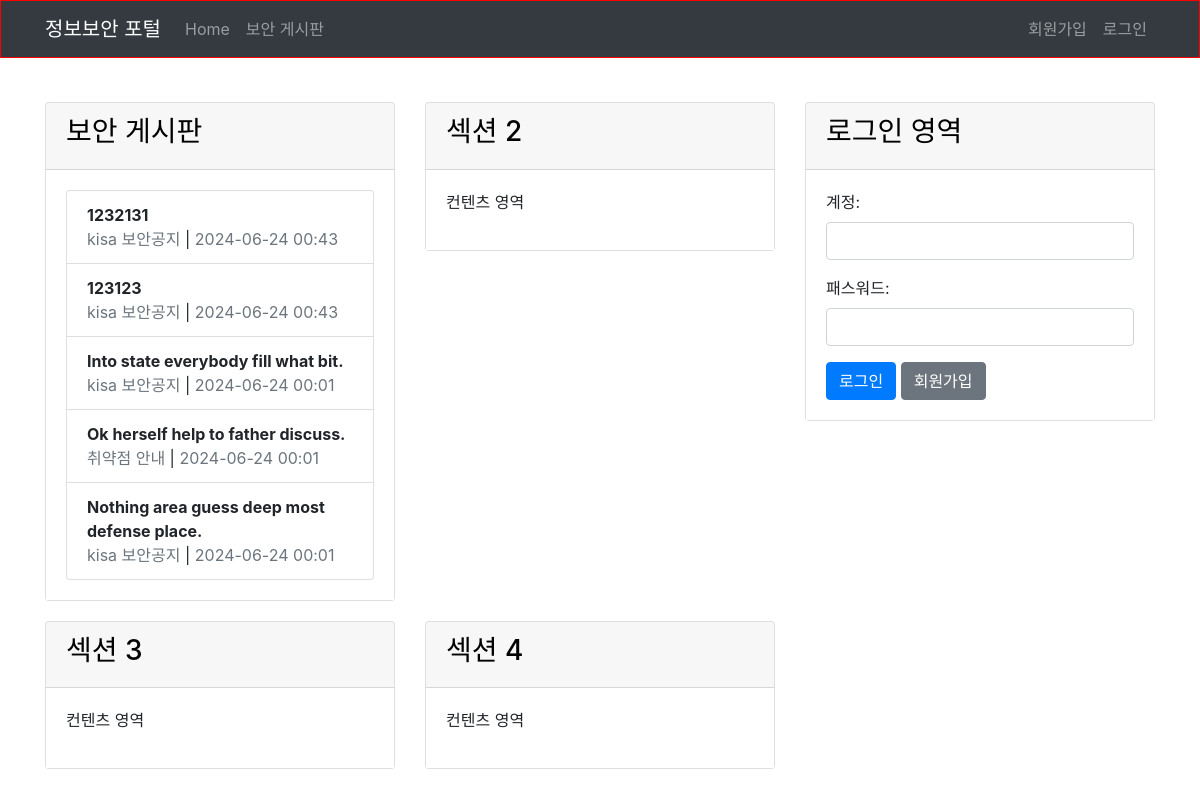
Before: / with the older database file.
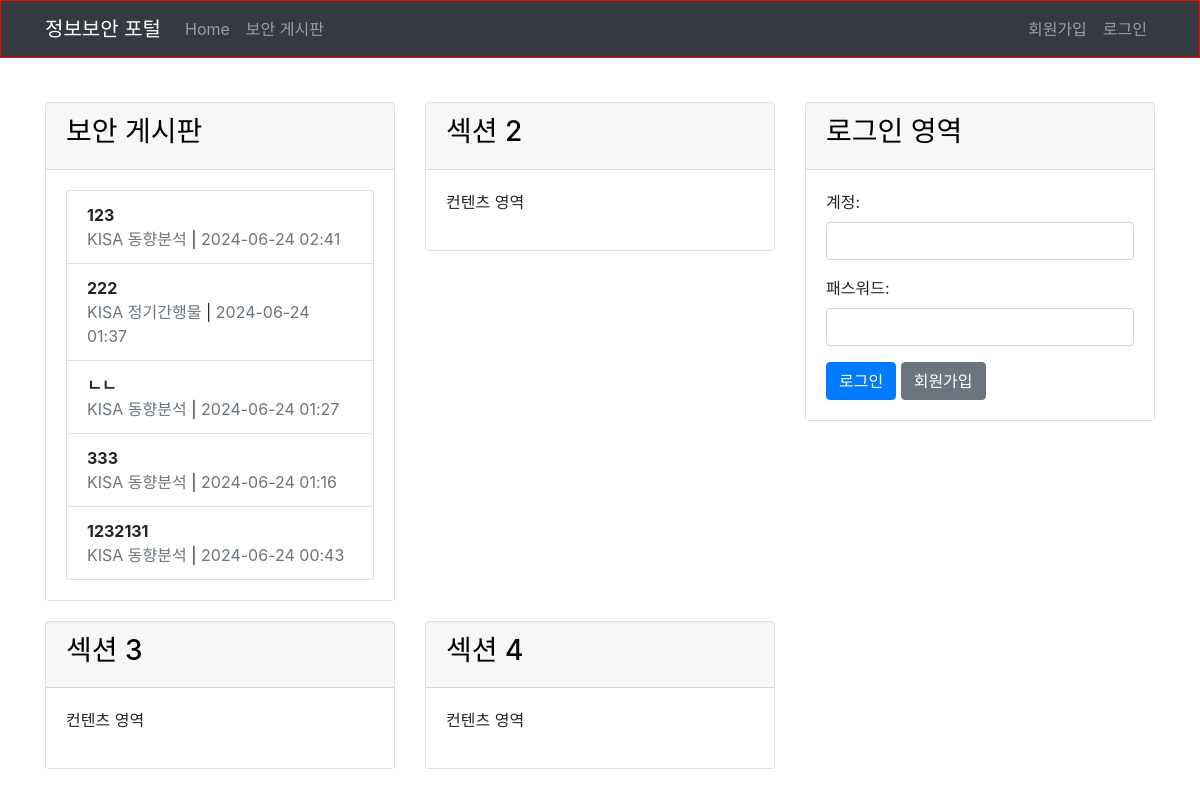
After: the same page with the newer database file.
### main/models.py (models this page shows, shortened)
class Post(models.Model):
    category = models.ForeignKey(Category, on_delete=models.CASCADE)
    title = models.CharField(max_length=200)
    author = models.CharField(max_length=100)
    content = models.TextField()
    created_at = models.DateTimeField(auto_now_add=True)
    views = models.IntegerField(default=0)
    attachment = models.FileField(upload_to='attachments/', null=True, blank=True)
    post_number = models.IntegerField(default=0)  # 게시물 번호 필드 추가

class Category(models.Model):
    name = models.CharField(max_length=100)

### main/views.py (the view)
# urls.py: path('', views.index, name='index'),
def index(request):
    posts = Post.objects.all().order_by('-created_at')[:5]
    categories = Category.objects.all()
    return render(request, 'main/index.html', {'posts': posts, 'categories': categories})

### main/templates/main/index.html (shortened to what this page needs)
{% extends 'main/base.html' %}
{% block content %}
<div class="row">
    <div class="col-md-8">
        <div class="row">
            <div class="col-md-6">
                <div class="card">
                    <div class="card-header">
                        <h3>보안 게시판</h3>
                    </div>
                    <div class="card-body">
                        <ul class="list-group">
                            {% for post in posts %}
                            <li class="list-group-item">
                                <div>
                                    <strong>{{ post.title }}</strong>
                                </div>
                                <div>
                                    <span class="text-muted">{{ post.category.name }}</span> |
                                    <span class="text-muted">{{ post.created_at|date:"Y-m-d H:i" }}</span>
                                </div>
                            </li>
                            {% endfor %}
                        </ul>
                    </div>
                </div>
            </div>
            <div class="col-md-6">
                <div class="card">
                    <div class="card-header">
                        <h3>섹션 2</h3>
                    </div>
                    <div class="card-body">
                        <p>컨텐츠 영역</p>
                    </div>
                </div>
            </div>
            <div class="col-md-6">
                <div class="card">
                    <div class="card-header">
                        <h3>섹션 3</h3>
                    </div>
                    <div class="card-body">
                        <p>컨텐츠 영역</p>
                    </div>
                </div>
            </div>
            <div class="col-md-6">
                <div class="card">
                    <div class="card-header">
                        <h3>섹션 4</h3>
                    </div>
                    <div class="card-body">
                        <p>컨텐츠 영역</p>
                    </div>
                </div>
            </div>
        </div>
    </div>
    <div class="col-md-4">
        <div class="card">
            <div class="card-header">
                <h3>로그인 영역</h3>
            </div>
            <div class="card-body">
                {% if user.is_authenticated %}
                <p>{{ user.username }}님, 환영합니다!</p>
                <a href="{% url 'logout' %}" class="btn btn-primary">로그아웃</a>
                {% else %}
                <form method="post" action="{% url 'login' %}">
                    <div class="form-group">
                        <label for="username">계정:</label>
                        <input type="text" id="username" name="username" class="form-control">
                    </div>
                    <div class="form-group">
                        <label for="password">패스워드:</label>
                        <input type="password" id="password" name="password" class="form-control">
                    </div>
                    <button type="submit" class="btn btn-primary">로그인</button>
                    <a href="{% url 'signup' %}" class="btn btn-secondary">회원가입</a>
                </form>
                {% endif %}
            </div>
        </div>
    </div>
</div>
{% endblock %}

Changed rows visible on the page:
no longer on this page (row edited): Post: title "123123", category.name "kisa 보안공지", created_at "2024-06-24 00:43"
no longer on this page (row edited): Post: title "Into state everybody fill what bit.", category.name "kisa 보안공지", created_at "2024-06-24 00:01"
no longer on this page (row edited): Post: title "Ok herself help to father discuss.", category.name "취약점 안내", created_at "2024-06-24 00:01"
no longer on this page (row edited): Post: title "Nothing area guess deep most defense place.", category.name "kisa 보안공지", created_at "2024-06-24 00:01"
added Post: title "123", category.name "KISA 동향분석", created_at "2024-06-24 02:41"
added Post: title "222", category.name "KISA 정기간행물", created_at "2024-06-24 01:37"
added Post: title "ㄴㄴ", category.name "KISA 동향분석", created_at "2024-06-24 01:27"
added Post: title "333", category.name "KISA 동향분석", created_at "2024-06-24 01:16"
changed Post (number 5 of 5 on the later page): category.name "kisa 보안공지" → "KISA 동향분석"
